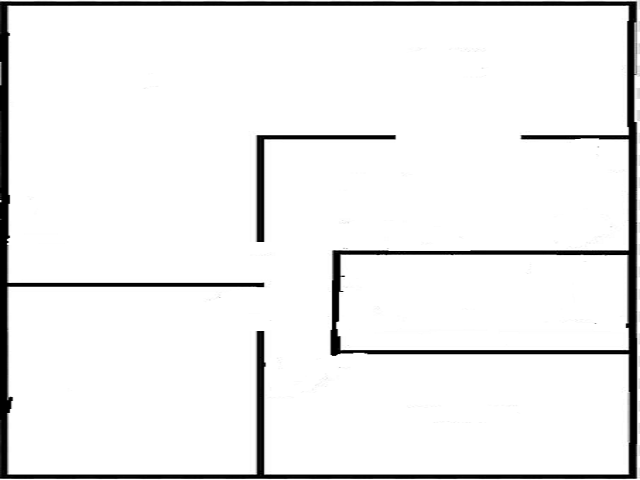
#> input picture Maze_soln/files/maze/floorplan2.png, 640 x 480 px, found by its file name
$ python locate_point.py
#> lines starting #> are read from the running program, lines starting #| are printed output that depends on the picture
import cv2
image=cv2.imread("C:/Python/Python38/files/maze/floorplan2.png")
#> image is the input picture: shape (480, 640, 3); min 0, max 255, mean 238.3
#image1 = cv2.circle(image, (160,32), radius=2, color=(255, 30, 2), thickness=2)
image1 = cv2.line(image, (160,32), (180,52), color=(255, 30, 2), thickness=2)
image1 = cv2.line(image, (180,52), (100,52), color=(255, 30, 2), thickness=2)
image1 = cv2.line(image,(100,52), (160,32), color=(255, 30, 2), thickness=2)
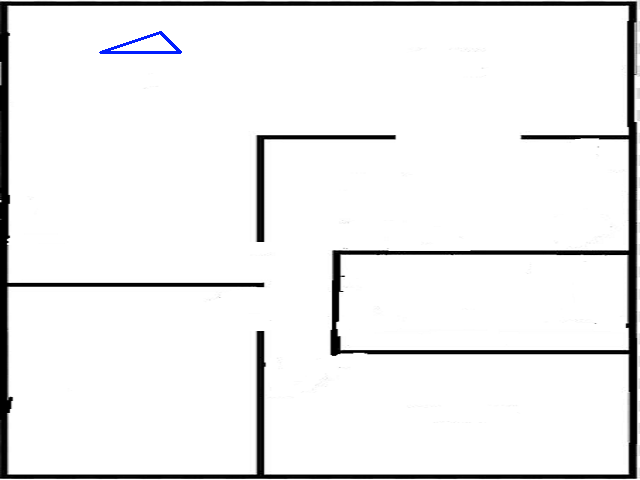
#> image1: shape (480, 640, 3); mean B, G, R 238.3, 238, 237.9
cv2.imshow("img",image1)

$ run again, with Maze_soln/files/maze/floorplan.JPG saved as Maze_soln/files/maze/floorplan2.png
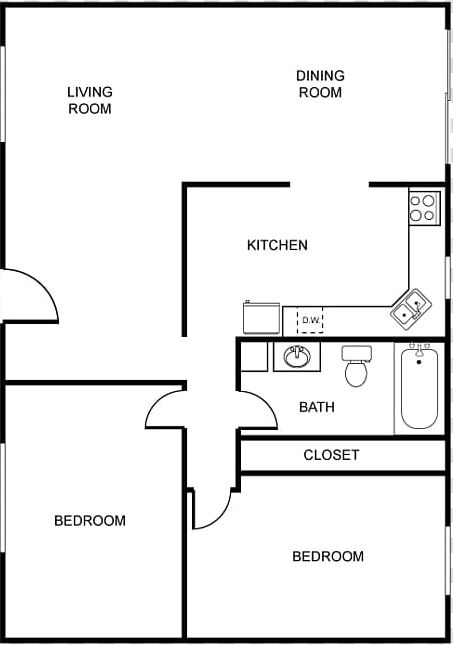
#> input picture Maze_soln/files/maze/floorplan.JPG, 453 x 645 px, found by its file name
#> image is the input picture: shape (645, 453, 3); min 0, max 255, mean 234.9
#> `image1 = cv2.line(image,(100,52), (160,32), color=(255, 30, 2), thickn..`:
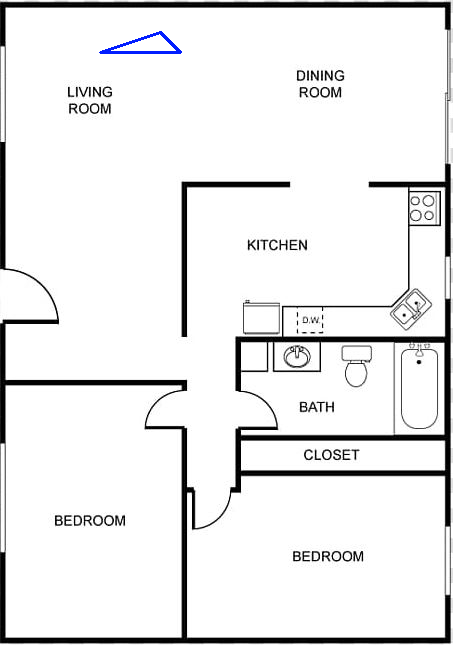
#> image1: shape (645, 453, 3); mean B, G, R 234.9, 234.5, 234.5
